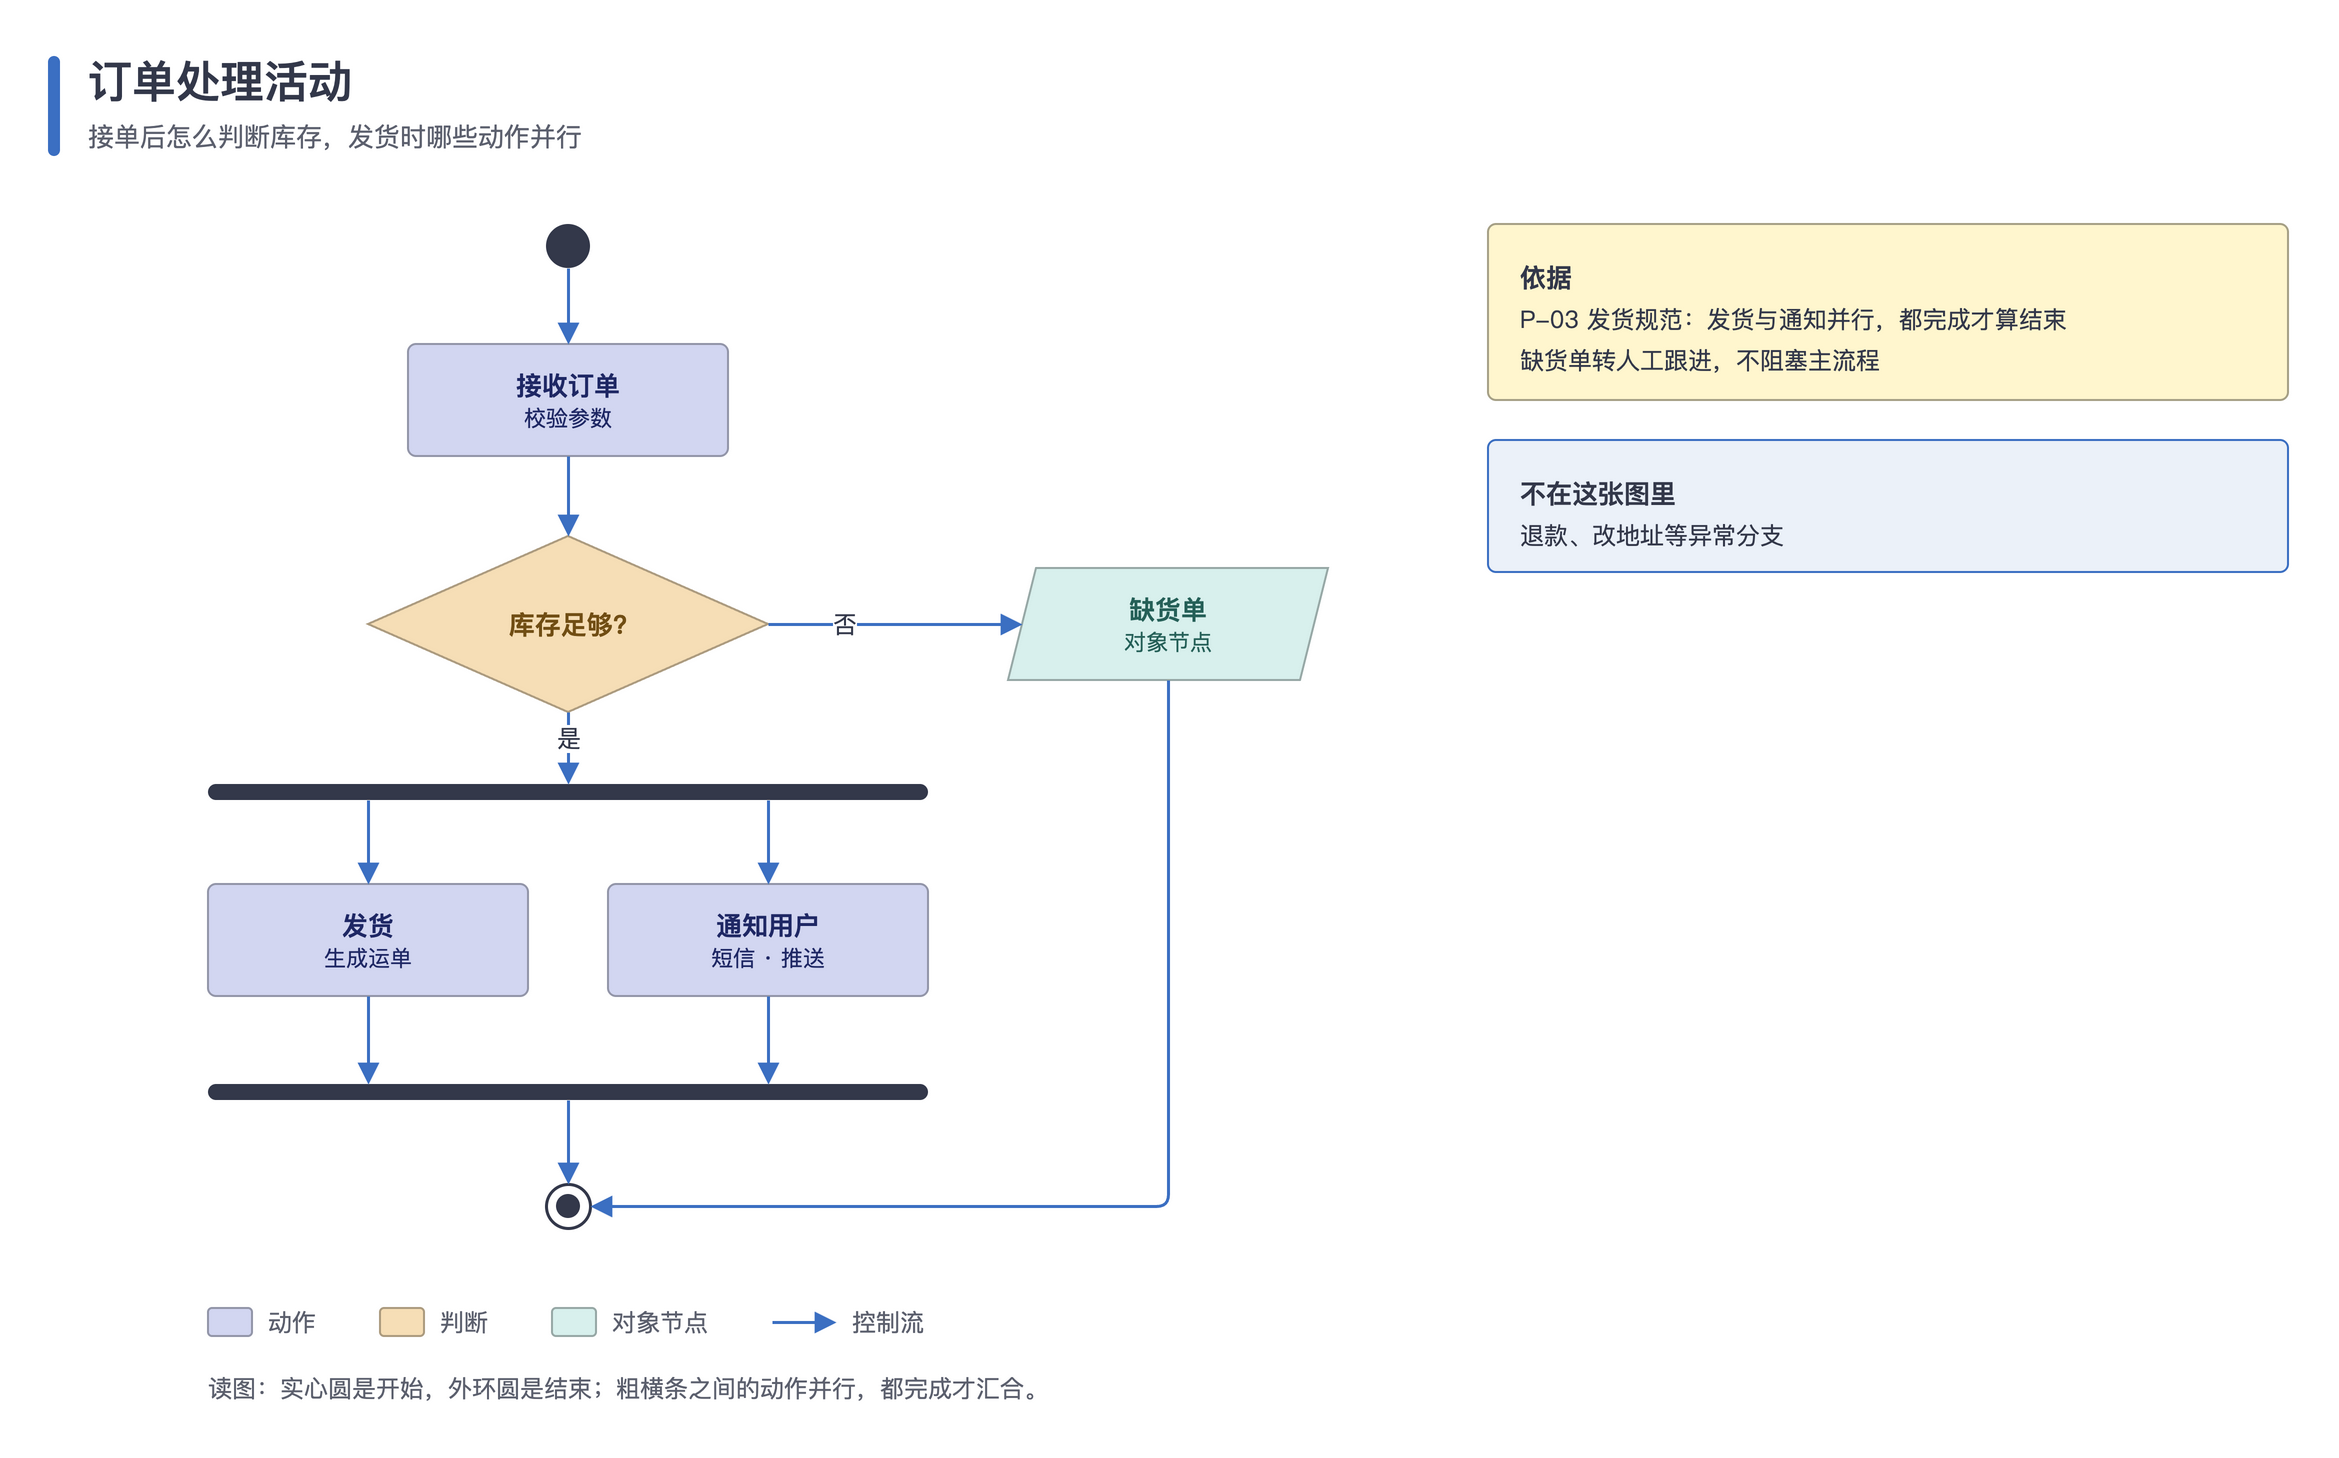

Here is the Python script that generated this plot:
#!/usr/bin/env python3
"""活动图（UML）：起止实心圆，主路径竖排一列，判断的"否"向右，分叉 / 汇合用粗横条，对象节点用平行四边形。

用到：dot、bar、box（diamond / para）、edge、panel、legend、footer。
运行后在本目录生成 activity.drawio 和 activity.png。
"""
import os
import sys

HERE = os.path.dirname(os.path.abspath(__file__))
sys.path.insert(0, os.path.join(os.path.dirname(HERE), 'scripts'))
from drawio_kit import Diagram  # noqa: E402

MIN_SIDE = int(os.environ.get('DIAGRAM_MIN_SIDE', 4000))

d = Diagram('订单处理活动', '接单后怎么判断库存，发货时哪些动作并行')
X = 200  # 主列左边，节点宽 200
start = d.dot(X + 89, 120, 'start')
recv = d.box(X + 20, 180, 160, 56, '接收订单', '校验参数', role='lav')
dec = d.box(X, 276, 200, 88, '库存足够?', role='apricot', shape='diamond')  # y 不取整十：让菱形中线和缺货单对齐在 320
fork = d.bar(X - 80, 400, 360)
ship = d.box(X - 80, 450, 160, 56, '发货', '生成运单', role='lav')
notify = d.box(X + 120, 450, 160, 56, '通知用户', '短信 · 推送', role='lav')
join = d.bar(X - 80, 550, 360)
FX, NX = (200 - 120) / 360, (400 - 120) / 360  # 两条并行分支在横条上的出入口位置：卡片中线相对横条左边的比例
short = d.box(X + 320, 292, 160, 56, '缺货单', '对象节点', role='mint', shape='para')
end = d.dot(X + 89, 600, 'end')

d.edge(start, recv, src='B', dst='T')
d.edge(recv, dec, src='B', dst='T')
d.edge(dec, fork, '是', src='B', dst='T', label_offset=-0.3)
d.edge(fork, ship, src=(FX, 1), dst='T')
d.edge(fork, notify, src=(NX, 1), dst='T')
d.edge(ship, join, src='B', dst=(FX, 0))
d.edge(notify, join, src='B', dst=(NX, 0))
d.edge(join, end, src='B', dst='T')
d.edge(dec, short, '否', src='R', dst='L', label_offset=-0.4)
d.edge(short, end, src='B', dst='R', points=[(600, 611)])

y = d.panel(760, 120, 400, '依据', ['P-03 发货规范：发货与通知并行，都完成才算结束', '缺货单转人工跟进，不阻塞主流程'])
d.panel(760, y + 20, 400, '不在这张图里', ['退款、改地址等异常分支'], kind='soft')
d.legend(X - 80, 660, [('lav', '动作'), ('apricot', '判断'), ('mint', '对象节点'), ('edge', '控制流')])
d.footer(X - 80, 692, '读图：实心圆是开始，外环圆是结束；粗横条之间的动作并行，都完成才汇合。')

name = os.path.join(HERE, 'activity')
d.save(name + '.drawio')
d.export(name + '.drawio', name + '.png', scale=d.scale_for(MIN_SIDE))
